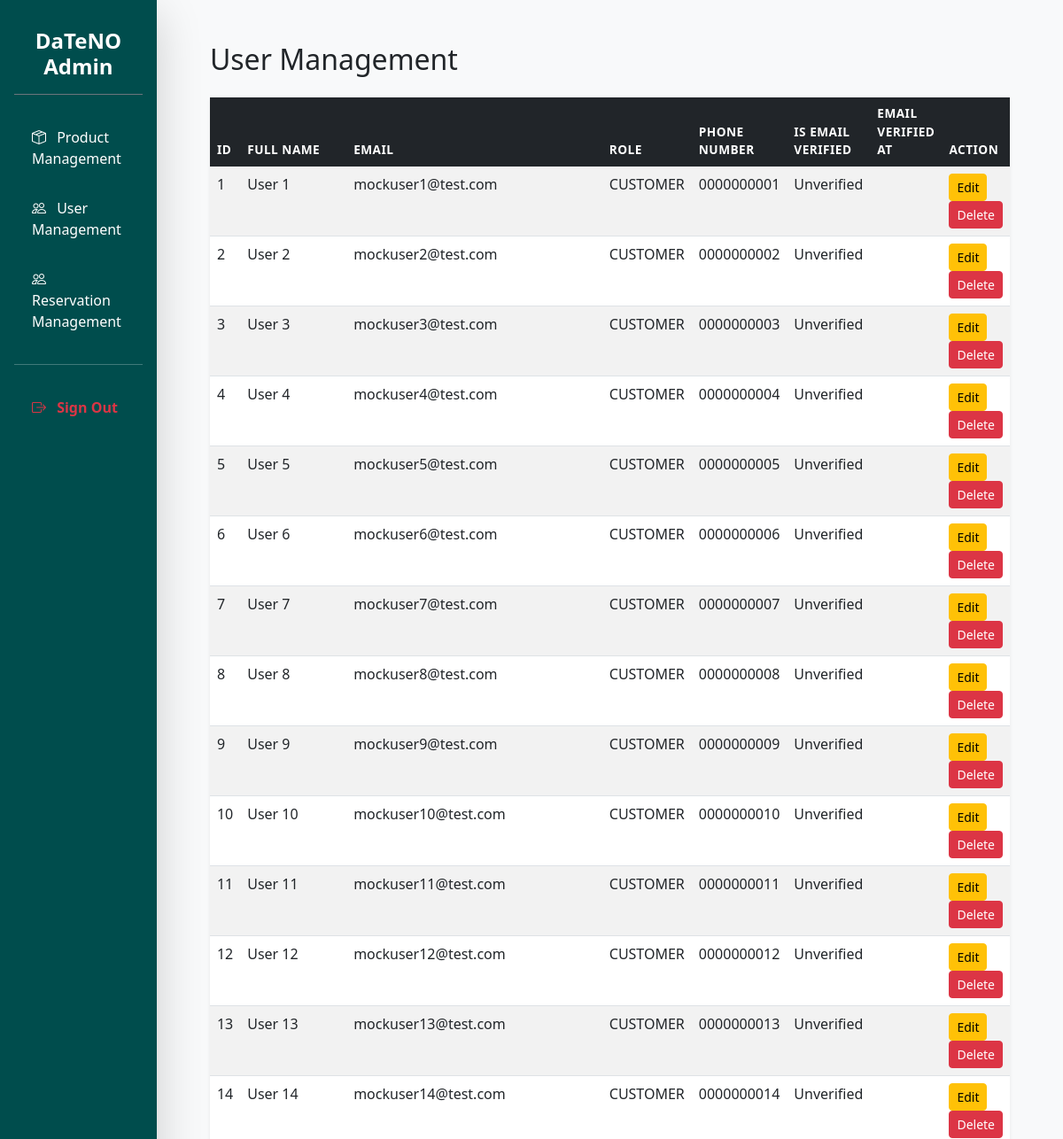
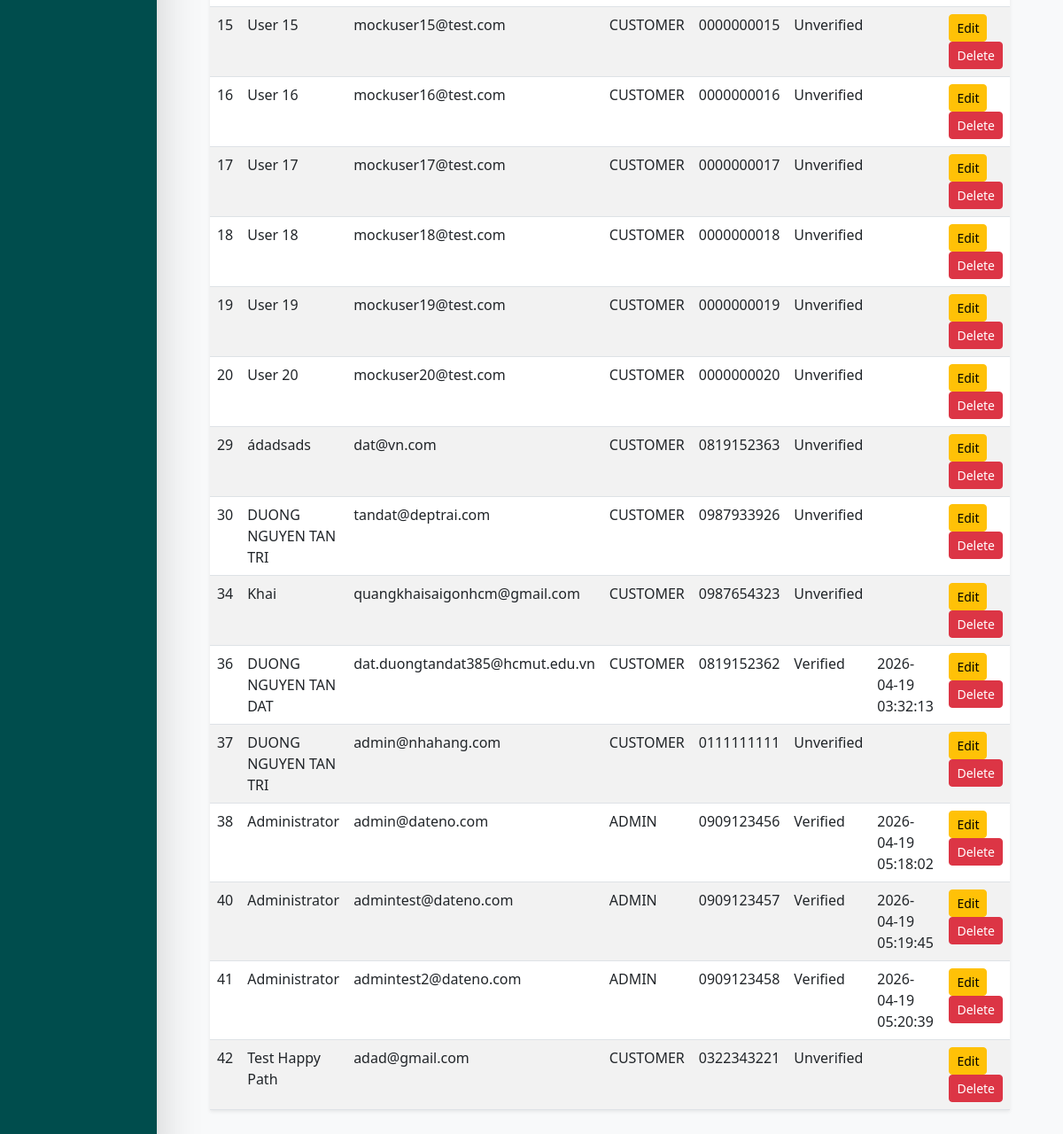
The page /public/index.php?page=admin_users (signed in) on the database its author committed (2 pictures, top to bottom).
### tables this page shows
CREATE TABLE `users` (
  `id` int NOT NULL AUTO_INCREMENT,
  `name` varchar(255) NOT NULL,
  `email` varchar(255) NOT NULL,
  `password` varchar(255) NOT NULL,
  `role` enum('CUSTOMER','ADMIN') NOT NULL DEFAULT 'CUSTOMER',
  `phone` char(10) NOT NULL,
  `is_email_verified` tinyint DEFAULT '0',
  `email_verified_at` timestamp NULL DEFAULT NULL,
  `created_at` timestamp NULL DEFAULT CURRENT_TIMESTAMP,
  `deleted_at` timestamp NULL DEFAULT NULL,
  PRIMARY KEY (`id`),
  UNIQUE KEY `id` (`id`),
  UNIQUE KEY `email` (`email`),
  UNIQUE KEY `phone` (`phone`)
);

### app/core/Database.php (called while the page is built, shortened)
<?php
class Database
{
    private static $instance = null;
    private $pdo;
    private function __construct()
    {
        $dsn = "mysql:host=" . DB_HOST . ";dbname=" . DB_NAME . ";charset=utf8mb4";
        $options = [
            PDO::ATTR_ERRMODE            => PDO::ERRMODE_EXCEPTION,
            PDO::ATTR_DEFAULT_FETCH_MODE => PDO::FETCH_ASSOC,
            PDO::ATTR_EMULATE_PREPARES   => false,
        ];
        try {
            $this->pdo = new PDO($dsn, DB_USER, DB_PASS, $options);
        } catch (PDOException $e) {
            throw new PDOException($e->getMessage(), (int)$e->getCode());
        }
    }
    public static function getInstance()
    {
        if (self::$instance === null) {
            self::$instance = new Database();
        }
        return self::$instance;
    }
    public function getConnection()
    {
        return $this->pdo;
    }
}

### app/modules/user/admin_user_controller.php (called while the page is built)
<?php
require_once ROOT_PATH . '/app/modules/user/admin_user_service.php';
class AdminUserController
{
    private $adminService;
    public function __construct()
    {
        $this->adminService = new AdminUserService();
    }
    public function getAllUsersForAdmin()
    {
        if (isset($_SESSION['role']) && $_SESSION['role'] === 'ADMIN') {
            return $this->adminService->getAllUsersForAdmin();
        }
    }
}

### app/modules/user/admin_user_service.php (called while the page is built, shortened)
<?php
require_once ROOT_PATH . '/app/modules/user/admin_user_model.php';
class AdminUserService
{
    private $userModel;
    public function __construct()
    {
        $this->userModel = new AdminUserModel();
    }
    public function getAllUsersForAdmin()
    {
        $users = $this->userModel->getAllUsers();
        return $users;
    }
}

### app/modules/user/admin_user_model.php (called while the page is built)
<?php
require_once ROOT_PATH . '/app/core/Database.php';
class AdminUserModel
{
    private $db;
    public function __construct()
    {
        $this->db = Database::getInstance()->getConnection();
    }
    public function getAllUsers()
    {
        $sql = "SELECT * FROM users";
        $stmt = $this->db->prepare($sql);
        $stmt->execute();
        return $stmt->fetchAll();
    }
}

### app/modules/user/views/admin_users.php (the view)
<?php
require_once ROOT_PATH . '/app/modules/user/admin_user_controller.php';
$admin_user_controller = new AdminUserController();
$users = $admin_user_controller->getAllUsersForAdmin();
?>
<div class="container-fluid">
    <h2 class="mb-4">User Management</h2>
    <table class="table table-striped bg-white shadow-sm">
        <thead class="table-dark">
            <tr>
                <th>ID</th>
                <th>Full Name</th>
                <th>Email</th>
                <th>Role</th>
                <th>Phone number</th>
                <th>Is email verified</th>
                <th>Email verified at</th>
                <th>Action</th>
            </tr>
        </thead>
        <tbody>
            <?php foreach ($users as $user): ?>
                <tr>
                    <td><?= $user['id'] ?></td>
                    <td><?= $user['name'] ?></td>
                    <td><?= $user['email'] ?></td>
                    <td><?= $user['role'] ?></td>
                    <td><?= $user['phone'] ?></td>
                    <td><?= $user['is_email_verified'] === 1 ? 'Verified' : 'Unverified' ?></td>
                    <td><?= $user['email_verified_at'] ?></td>
                    <td>
                        <button class="btn btn-sm btn-warning">Edit</button>
                        <button class="btn btn-sm btn-danger">Delete</button>
                    </td>
                </tr>
            <?php endforeach; ?>
        </tbody>
    </table>
</div>

### public/css/admin/admin.css (style rules this page uses)
:root { --primary-orange: #ff7a00; --teal-dark: #004d4d; }
.table thead th { font-weight: 600; text-transform: uppercase; font-size: 0.85rem; letter-spacing: 0.5px; border: none; }

### rows shown on the page
users: id "1", name "User 1", email "mockuser1@test.com", role "CUSTOMER", phone "0000000001", is_email_verified "Unverified"
users: id "2", name "User 2", email "mockuser2@test.com", role "CUSTOMER", phone "0000000002", is_email_verified "Unverified"
users: id "3", name "User 3", email "mockuser3@test.com", role "CUSTOMER", phone "0000000003", is_email_verified "Unverified"
users: id "4", name "User 4", email "mockuser4@test.com", role "CUSTOMER", phone "0000000004", is_email_verified "Unverified"
users: id "5", name "User 5", email "mockuser5@test.com", role "CUSTOMER", phone "0000000005", is_email_verified "Unverified"
users: id "6", name "User 6", email "mockuser6@test.com", role "CUSTOMER", phone "0000000006", is_email_verified "Unverified"
users: id "7", name "User 7", email "mockuser7@test.com", role "CUSTOMER", phone "0000000007", is_email_verified "Unverified"
users: id "8", name "User 8", email "mockuser8@test.com", role "CUSTOMER", phone "0000000008", is_email_verified "Unverified"
users: id "9", name "User 9", email "mockuser9@test.com", role "CUSTOMER", phone "0000000009", is_email_verified "Unverified"
users: id "10", name "User 10", email "mockuser10@test.com", role "CUSTOMER", phone "0000000010", is_email_verified "Unverified"
users: id "11", name "User 11", email "mockuser11@test.com", role "CUSTOMER", phone "0000000011", is_email_verified "Unverified"
users: id "12", name "User 12", email "mockuser12@test.com", role "CUSTOMER", phone "0000000012", is_email_verified "Unverified"
users: id "13", name "User 13", email "mockuser13@test.com", role "CUSTOMER", phone "0000000013", is_email_verified "Unverified"
users: id "14", name "User 14", email "mockuser14@test.com", role "CUSTOMER", phone "0000000014", is_email_verified "Unverified"
users: id "15", name "User 15", email "mockuser15@test.com", role "CUSTOMER", phone "0000000015", is_email_verified "Unverified"
users: id "16", name "User 16", email "mockuser16@test.com", role "CUSTOMER", phone "0000000016", is_email_verified "Unverified"
users: id "17", name "User 17", email "mockuser17@test.com", role "CUSTOMER", phone "0000000017", is_email_verified "Unverified"
users: id "18", name "User 18", email "mockuser18@test.com", role "CUSTOMER", phone "0000000018", is_email_verified "Unverified"
users: id "19", name "User 19", email "mockuser19@test.com", role "CUSTOMER", phone "0000000019", is_email_verified "Unverified"
users: id "20", name "User 20", email "mockuser20@test.com", role "CUSTOMER", phone "0000000020", is_email_verified "Unverified"
users: id "29", name "ádadsads", email "dat@vn.com", role "CUSTOMER", phone "0819152363", is_email_verified "Unverified"
users: id "30", name "DUONG NGUYEN TAN TRI", email "tandat@deptrai.com", role "CUSTOMER", phone "0987933926", is_email_verified "Unverified"
users: id "34", name "Khai", email "quangkhaisaigonhcm@gmail.com", role "CUSTOMER", phone "0987654323", is_email_verified "Unverified"
users: id "36", name "DUONG NGUYEN TAN DAT", email "dat.duongtandat385@hcmut.edu.vn", role "CUSTOMER", phone "0819152362", is_email_verified "Verified", email_verified_at "2026-04-19 03:32:13"
users: id "37", name "DUONG NGUYEN TAN TRI", email "admin@nhahang.com", role "CUSTOMER", phone "0111111111", is_email_verified "Unverified"
users: id "38", name "Administrator", email "admin@dateno.com", role "ADMIN", phone "0909123456", is_email_verified "Verified", email_verified_at "2026-04-19 05:18:02"
users: id "40", name "Administrator", email "admintest@dateno.com", role "ADMIN", phone "0909123457", is_email_verified "Verified", email_verified_at "2026-04-19 05:19:45"
users: id "41", name "Administrator", email "admintest2@dateno.com", role "ADMIN", phone "0909123458", is_email_verified "Verified", email_verified_at "2026-04-19 05:20:39"
users: id "42", name "Test Happy Path", email "adad@gmail.com", role "CUSTOMER", phone "0322343221", is_email_verified "Unverified"
